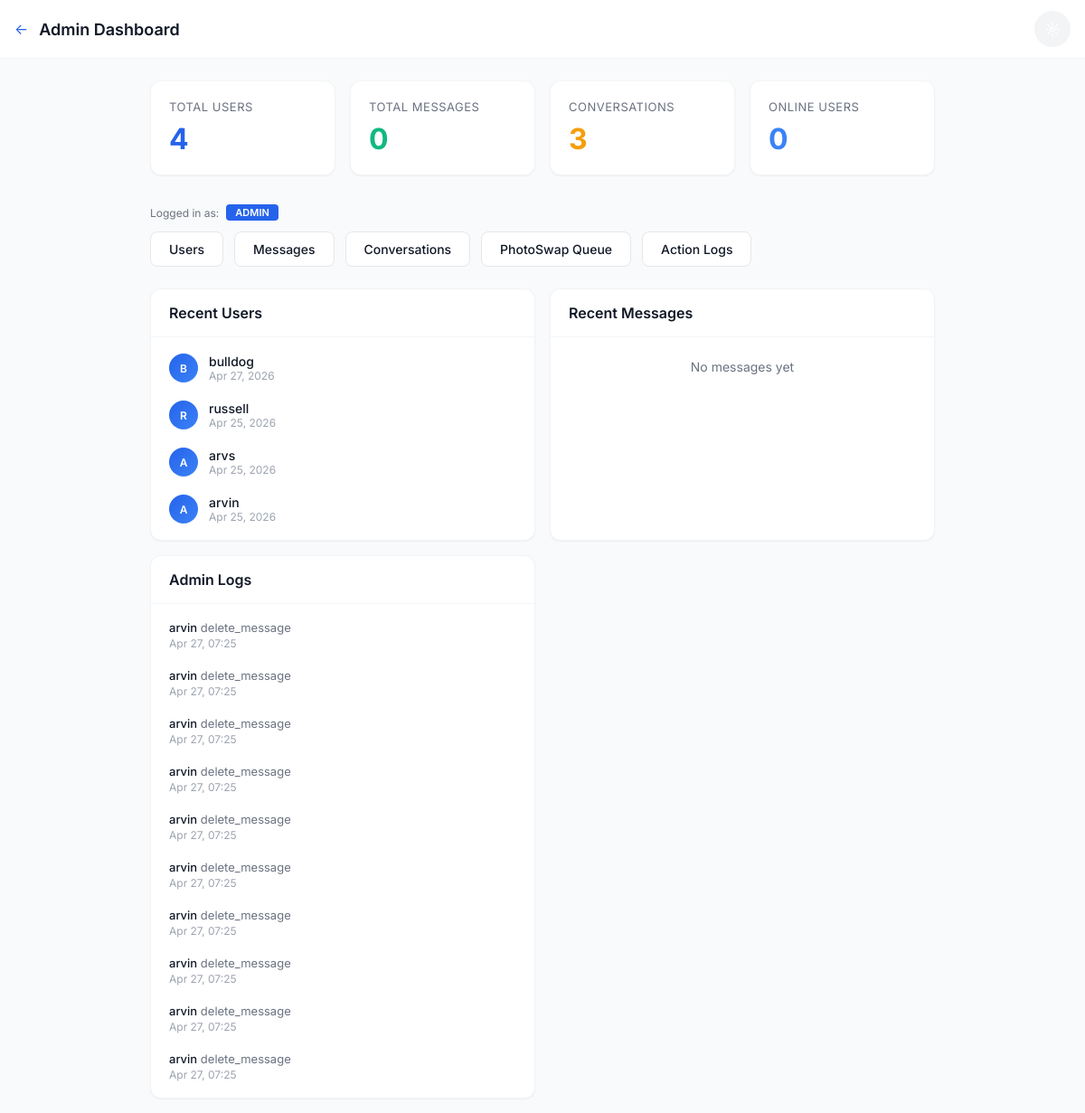
Page /chat/admin/dashboard/ (signed in) on the committed database.
### chat/models.py (models this page shows, shortened)
class AdminLog(models.Model):
    ACTION_TYPES = [
        ('delete_user', 'Delete User'),
        ('delete_message', 'Delete Message'),
        ('delete_conversation', 'Delete Conversation'),
        ('ban_user', 'Ban User'),
        ('unban_user', 'Unban User'),
    ]
    id = models.UUIDField(primary_key=True, default=uuid.uuid4, editable=False)
    admin_user = models.ForeignKey(User, on_delete=models.CASCADE, related_name='admin_actions')
    action_type = models.CharField(max_length=20, choices=ACTION_TYPES)
    target_user = models.ForeignKey(User, on_delete=models.CASCADE, null=True, blank=True, related_name='+')
    details = models.TextField(blank=True)
    ip_address = models.GenericIPAddressField(null=True, blank=True)
    created_at = models.DateTimeField(auto_now_add=True)
    class Meta:
        db_table = 'chat_admin_log'
        ordering = ['-created_at']

### chat/views_admin.py (the view)
# urls.py: path('admin/dashboard/', views_admin.admin_dashboard, name='admin_dashboard'),
@login_required
@user_passes_test(is_staff_or_admin, login_url='chat_list')
def admin_dashboard(request):
    stats = {
        'total_users': User.objects.count(),
        'total_messages': Message.objects.filter(is_deleted=False).count(),
        'total_conversations': Conversation.objects.count(),
        'online_users': UserProfile.objects.filter(is_online=True).count(),
    }
    last_7 = timezone.now() - timedelta(days=7)
    stats['messages_last_7'] = Message.objects.filter(created_at__gte=last_7, is_deleted=False).count()
    stats['new_users_7'] = User.objects.filter(date_joined__gte=last_7).count()
    recent_users = User.objects.order_by('-date_joined')[:10]
    recent_messages = Message.objects.filter(is_deleted=False).order_by('-created_at')[:20]
    recent_logs = AdminLog.objects.order_by('-created_at')[:10]
    return render(request, 'chat/admin/dashboard.html', {
        'stats': stats,
        'recent_users': recent_users,
        'recent_messages': recent_messages,
        'recent_logs': recent_logs,
        'is_admin': is_admin_only(request.user),
    })

### chat/views_admin.py (called while the page is built)
def is_staff_or_admin(user):
    if user.is_superuser:
        return True
    profile = getattr(user, 'profile', None)
    if profile and profile.role in ('staff', 'admin'):
        return True
    return user.is_staff

def is_admin_only(user):
    if user.is_superuser:
        return True
    profile = getattr(user, 'profile', None)
    if profile and profile.role == 'admin':
        return True
    return False

### chat/templates/chat/admin/dashboard.html (shortened to what this page needs)
{% extends 'chat/base.html' %}
{% block content %}
<div style="max-width: 1200px; margin: 0 auto;">
    <div class="app-bar">
        <div style="display: flex; align-items: center; gap: 12px;">
            <a href="{% url 'profile' %}" class="back-btn">&#8592;</a>
            <h1>Admin Dashboard</h1>
        </div>
        <button class="theme-toggle" onclick="toggleTheme()">&#9788;</button>
    </div>
    <div class="container" style="padding-top: 24px;">
        <div style="display: grid; grid-template-columns: repeat(auto-fit, minmax(200px, 1fr)); gap: 16px; margin-bottom: 32px;">
            <div class="card" style="padding: 20px;">
                <div style="font-size: 13px; color: var(--text-secondary); text-transform: uppercase; letter-spacing: 0.5px; margin-bottom: 8px;">Total Users</div>
                <div style="font-size: 32px; font-weight: 700; color: var(--primary);">{{ stats.total_users }}</div>
            </div>
            <div class="card" style="padding: 20px;">
                <div style="font-size: 13px; color: var(--text-secondary); text-transform: uppercase; letter-spacing: 0.5px; margin-bottom: 8px;">Total Messages</div>
                <div style="font-size: 32px; font-weight: 700; color: var(--success);">{{ stats.total_messages }}</div>
            </div>
            <div class="card" style="padding: 20px;">
                <div style="font-size: 13px; color: var(--text-secondary); text-transform: uppercase; letter-spacing: 0.5px; margin-bottom: 8px;">Conversations</div>
                <div style="font-size: 32px; font-weight: 700; color: var(--warning);">{{ stats.total_conversations }}</div>
            </div>
            <div class="card" style="padding: 20px;">
                <div style="font-size: 13px; color: var(--text-secondary); text-transform: uppercase; letter-spacing: 0.5px; margin-bottom: 8px;">Online Users</div>
                <div style="font-size: 32px; font-weight: 700; color: var(--accent);">{{ stats.online_users }}</div>
            </div>
        </div>
        <div style="margin-bottom: 12px; display: flex; align-items: center; gap: 8px;">
            <span style="font-size: 12px; color: var(--text-secondary);">Logged in as:</span>
            <span style="padding: 2px 10px; border-radius: 4px; font-size: 11px; text-transform: uppercase; font-weight: 600; background: var(--primary); color: #fff;">
                {% if is_admin %}Admin{% else %}Staff{% endif %}
            </span>
        </div>
        <div style="display: flex; gap: 12px; margin-bottom: 24px; flex-wrap: wrap;">
            {% if is_admin %}<a href="{% url 'admin_users' %}" class="btn btn-secondary">Users</a>{% endif %}
            <a href="{% url 'admin_messages' %}" class="btn btn-secondary">Messages</a>
            <a href="{% url 'admin_conversations' %}" class="btn btn-secondary">Conversations</a>
            <a href="{% url 'admin_photo_swap_queue' %}" class="btn btn-secondary">PhotoSwap Queue</a>
            <a href="{% url 'admin_logs' %}" class="btn btn-secondary">Action Logs</a>
        </div>
        <div style="display: grid; grid-template-columns: repeat(auto-fit, minmax(300px, 1fr)); gap: 16px;">
            <div class="card">
                <div style="padding: 16px 20px; border-bottom: 1px solid var(--border-light);">
                    <h3 style="font-size: 16px; font-weight: 600;">Recent Users</h3>
                </div>
                <div style="padding: 8px;">
                    {% for user in recent_users %}
                    <div style="display: flex; align-items: center; gap: 12px; padding: 10px 12px; border-radius: var(--radius-sm);">
                        <div class="avatar avatar-sm">{{ user.username|first|upper }}</div>
                        <div style="flex: 1; min-width: 0;">
                            <div style="font-weight: 500; font-size: 14px;">{{ user.username }}</div>
                            <div style="font-size: 12px; color: var(--text-muted);">{{ user.date_joined|date:"M d, Y" }}</div>
                        </div>
                    </div>
                    {% empty %}
                    <div style="padding: 16px; text-align: center; color: var(--text-secondary); font-size: 14px;">No users yet</div>
                    {% endfor %}
                </div>
            </div>
            <div class="card">
                <div style="padding: 16px 20px; border-bottom: 1px solid var(--border-light);">
                    <h3 style="font-size: 16px; font-weight: 600;">Recent Messages</h3>
                </div>
                <div style="padding: 8px;">
                    {% for msg in recent_messages %}
                    <div style="padding: 10px 12px; border-radius: var(--radius-sm);">
                        <div style="display: flex; align-items: center; gap: 8px; margin-bottom: 4px;">
                            <span style="font-weight: 500; font-size: 14px;">{{ msg.sender.username }}</span>
                            <span style="font-size: 12px; color: var(--text-muted);">{{ msg.created_at|date:"H:i" }}</span>
                        </div>
                        <div style="font-size: 13px; color: var(--text-secondary); white-space: nowrap; overflow: hidden; text-overflow: ellipsis;">{{ msg.text|truncatechars:50 }}</div>
                    </div>
                    {% empty %}
                    <div style="padding: 16px; text-align: center; color: var(--text-secondary); font-size: 14px;">No messages yet</div>
                    {% endfor %}
                </div>
            </div>
            <div class="card">
                <div style="padding: 16px 20px; border-bottom: 1px solid var(--border-light);">
                    <h3 style="font-size: 16px; font-weight: 600;">Admin Logs</h3>
                </div>
                <div style="padding: 8px;">
                    {% for log in recent_logs %}
                    <div style="padding: 10px 12px; border-radius: var(--radius-sm); font-size: 13px;">
                        <span style="font-weight: 500;">{{ log.admin_user.username }}</span>
                        <span style="color: var(--text-secondary);">{{ log.action_type }}</span>
                        <div style="font-size: 12px; color: var(--text-muted); margin-top: 2px;">{{ log.created_at|date:"M d, H:i" }}</div>
                    </div>
                    {% empty %}
                    <div style="padding: 16px; text-align: center; color: var(--text-secondary); font-size: 14px;">No admin actions yet</div>
                    {% endfor %}
                </div>
            </div>
        </div>
    </div>
</div>
{% endblock %}

### rows in the picture
AdminLog: admin_user.username "arvin", action_type "delete_message", created_at "Apr 27, 07:25"
AdminLog: admin_user.username "arvin", action_type "delete_message", created_at "Apr 27, 07:25"
AdminLog: admin_user.username "arvin", action_type "delete_message", created_at "Apr 27, 07:25"
AdminLog: admin_user.username "arvin", action_type "delete_message", created_at "Apr 27, 07:25"
AdminLog: admin_user.username "arvin", action_type "delete_message", created_at "Apr 27, 07:25"
AdminLog: admin_user.username "arvin", action_type "delete_message", created_at "Apr 27, 07:25"
AdminLog: admin_user.username "arvin", action_type "delete_message", created_at "Apr 27, 07:25"
AdminLog: admin_user.username "arvin", action_type "delete_message", created_at "Apr 27, 07:25"
AdminLog: admin_user.username "arvin", action_type "delete_message", created_at "Apr 27, 07:25"
AdminLog: admin_user.username "arvin", action_type "delete_message", created_at "Apr 27, 07:25"

### other values in the picture
{{ stats.total_users }} "4"
{{ stats.total_messages }} "0"
{{ stats.total_conversations }} "3"
{{ stats.online_users }} "0"
{{ user.username|first|upper }} "B"
{{ user.username }} "bulldog"
{{ user.date_joined|date:"M d, Y" }} "Apr 27, 2026"
{{ user.username|first|upper }} "R"
{{ user.username }} "russell"
{{ user.date_joined|date:"M d, Y" }} "Apr 25, 2026"
{{ user.username|first|upper }} "A"
{{ user.username }} "arvs"
{{ user.username }} "arvin"
